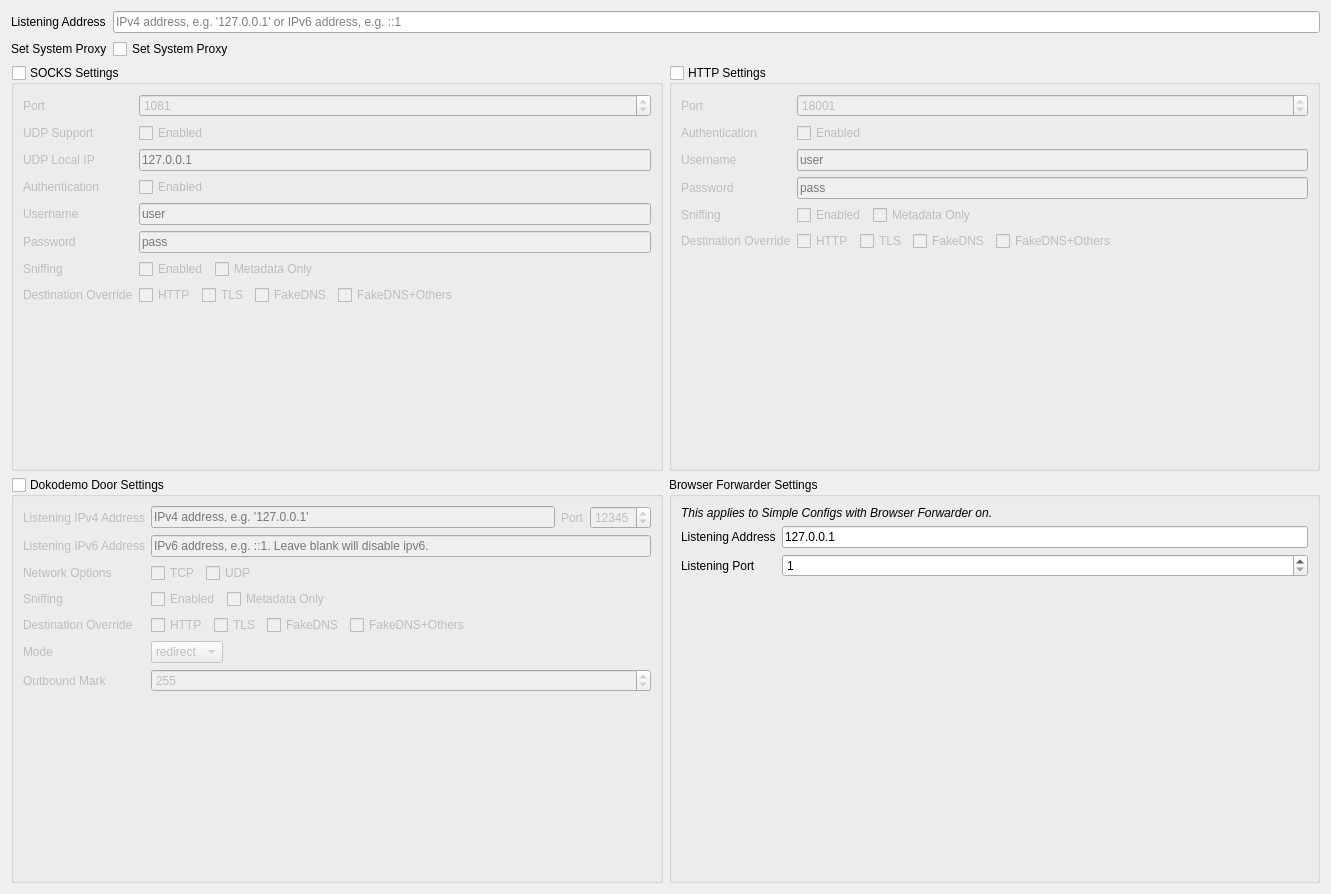
         <widget class="QWidget" name="scrollAreaWidgetContents_2">
          <property name="geometry">
           <rect>
            <x>0</x>
            <y>0</y>
            <width>1331</width>
            <height>894</height>
           </rect>
          </property>
          <layout class="QVBoxLayout" name="verticalLayout_2" stretch="0,1">
           <item>
            <layout class="QFormLayout" name="formLayout_4">
             <item row="0" column="0">
              <widget class="QLabel" name="label_22">
               <property name="text">
                <string>Listening Address</string>
               </property>
               <property name="textFormat">
                <enum>Qt::PlainText</enum>
               </property>
              </widget>
             </item>
             <item row="0" column="1">
              <widget class="QLineEdit" name="listenIPTxt">
               <property name="placeholderText">
                <string>IPv4 address, e.g. '127.0.0.1' or IPv6 address, e.g. ::1</string>
               </property>
              </widget>
             </item>
             <item row="1" column="0">
              <widget class="QLabel" name="label_59">
               <property name="text">
                <string>Set System Proxy</string>
               </property>
               <property name="textFormat">
                <enum>Qt::PlainText</enum>
               </property>
              </widget>
             </item>
             <item row="1" column="1">
              <widget class="QCheckBox" name="setSysProxyCB">
               <property name="text">
                <string>Set System Proxy</string>
               </property>
              </widget>
             </item>
            </layout>
           </item>
           <item>
            <layout class="QGridLayout" name="gridLayout_11">
             <item row="1" column="0">
              <widget class="QGroupBox" name="tproxyGroupBox">
               <property name="title">
                <string>Dokodemo Door Settings</string>
               </property>
               <property name="checkable">
                <bool>true</bool>
               </property>
               <property name="checked">
                <bool>false</bool>
               </property>
               <layout class="QFormLayout" name="formLayout_11">
                <item row="0" column="1">
                 <layout class="QHBoxLayout" name="horizontalLayout_8">
                  <item>
                   <widget class="QLineEdit" name="tproxyListenAddr">
                    <property name="placeholderText">
                     <string>IPv4 address, e.g. '127.0.0.1'</string>
                    </property>
                   </widget>
                  </item>
                  <item>
                   <widget class="QLabel" name="label_77">
                    <property name="text">
                     <string>Port</string>
                    </property>
                   </widget>
                  </item>
                  <item>
                   <widget class="QSpinBox" name="tProxyPort">
                    <property name="minimum">
                     <number>1</number>
                    </property>
                    <property name="maximum">
                     <number>65535</number>
                    </property>
                    <property name="value">
                     <number>12345</number>
                    </property>
                   </widget>
                  </item>
                 </layout>
                </item>
                <item row="2" column="0">
                 <widget class="QLabel" name="label_72">
                  <property name="text">
                   <string>Network Options</string>
                  </property>
                  <property name="textFormat">
                   <enum>Qt::PlainText</enum>
                  </property>
                 </widget>
                </item>
                <item row="2" column="1">
                 <layout class="QHBoxLayout" name="horizontalLayout">
                  <item>
                   <widget class="QCheckBox" name="tproxyEnableTCP">
                    <property name="text">
                     <string>TCP</string>
                    </property>
                   </widget>
                  </item>
                  <item>
                   <widget class="QCheckBox" name="tproxyEnableUDP">
                    <property name="text">
                     <string>UDP</string>
                    </property>
                   </widget>
                  </item>
                  <item>
                   <spacer name="horizontalSpacer_2">
                    <property name="orientation">
                     <enum>Qt::Horizontal</enum>
                    </property>
                    <property name="sizeHint" stdset="0">
                     <size>
                      <width>40</width>
                      <height>20</height>
                     </size>
                    </property>
                   </spacer>
                  </item>
                 </layout>
                </item>
                <item row="4" column="0">
                 <widget class="QLabel" name="label_93">
                  <property name="text">
                   <string>Destination Override</string>
                  </property>
                  <property name="textFormat">
                   <enum>Qt::PlainText</enum>
                  </property>
                 </widget>
                </item>
                <item row="4" column="1">
                 <layout class="QHBoxLayout" name="horizontalLayout_14">
                  <item>
                   <widget class="QCheckBox" name="tproxyOverrideHTTPCB">
                    <property name="text">
                     <string>HTTP</string>
                    </property>
                   </widget>
                  </item>
                  <item>
                   <widget class="QCheckBox" name="tproxyOverrideTLSCB">
                    <property name="text">
                     <string>TLS</string>
                    </property>
                   </widget>
                  </item>
                  <item>
                   <widget class="QCheckBox" name="tproxyOverrideFakeDNSCB">
                    <property name="text">
                     <string>FakeDNS</string>
                    </property>
                   </widget>
                  </item>
                  <item>
                   <widget class="QCheckBox" name="tproxyOverrideFakeDNSOthersCB">
                    <property name="text">
                     <string>FakeDNS+Others</string>
                    </property>
                   </widget>
                  </item>
                  <item>
                   <spacer name="horizontalSpacer_3">
                    <property name="orientation">
                     <enum>Qt::Horizontal</enum>
                    </property>
                    <property name="sizeHint" stdset="0">
                     <size>
                      <width>40</width>
                      <height>20</height>
                     </size>
                    </property>
                   </spacer>
                  </item>
                 </layout>
                </item>
                <item row="5" column="0">
                 <widget class="QLabel" name="label_78">
                  <property name="text">
                   <string>Mode</string>
                  </property>
                  <property name="textFormat">
                   <enum>Qt::PlainText</enum>
                  </property>
                 </widget>
                </item>
                <item row="5" column="1">
                 <widget class="QComboBox" name="tproxyMode">
                  <property name="sizePolicy">
                   <sizepolicy hsizetype="Fixed" vsizetype="Fixed">
                    <horstretch>0</horstretch>
                    <verstretch>0</verstretch>
                   </sizepolicy>
                  </property>
                  <item>
                   <property name="text">
                    <string notr="true">redirect</string>
                   </property>
                  </item>
                  <item>
                   <property name="text">
                    <string notr="true">tproxy</string>
                   </property>
                  </item>
                 </widget>
                </item>
                <item row="6" column="0">
                 <widget class="QLabel" name="label_79">
                  <property name="text">
                   <string>Outbound Mark</string>
                  </property>
                  <property name="textFormat">
                   <enum>Qt::PlainText</enum>
                  </property>
                 </widget>
                </item>
                <item row="6" column="1">
                 <widget class="QSpinBox" name="outboundMark">
                  <property name="minimum">
                   <number>0</number>
                  </property>
                  <property name="maximum">
                   <number>65535</number>
                  </property>
                  <property name="value">
                   <number>255</number>
                  </property>
                 </widget>
                </item>
                <item row="0" column="0">
                 <widget class="QLabel" name="label_73">
                  <property name="text">
                   <string>Listening IPv4 Address</string>
                  </property>
                  <property name="textFormat">
                   <enum>Qt::PlainText</enum>
                  </property>
                 </widget>
                </item>
                <item row="1" column="0">
                 <widget class="QLabel" name="label_90">
                  <property name="text">
                   <string>Listening IPv6 Address</string>
                  </property>
                  <property name="textFormat">
                   <enum>Qt::PlainText</enum>
                  </property>
                 </widget>
                </item>
                <item row="1" column="1">
                 <widget class="QLineEdit" name="tproxyListenV6Addr">
                  <property name="toolTip">
                   <string/>
                  </property>
                  <property name="text">
                   <string/>
                  </property>
                  <property name="placeholderText">
                   <string>IPv6 address, e.g. ::1. Leave blank will disable ipv6.</string>
                  </property>
                 </widget>
                </item>
                <item row="3" column="0">
                 <widget class="QLabel" name="label_18">
                  <property name="text">
                   <string>Sniffing</string>
                  </property>
                 </widget>
                </item>
                <item row="3" column="1">
                 <layout class="QHBoxLayout" name="horizontalLayout_17">
                  <item>
                   <widget class="QCheckBox" name="tproxySniffingCB">
                    <property name="text">
                     <string>Enabled</string>
                    </property>
                   </widget>
                  </item>
                  <item>
                   <widget class="QCheckBox" name="tproxySniffingMetadataOnlyCB">
                    <property name="text">
                     <string>Metadata Only</string>
                    </property>
                   </widget>
                  </item>
                  <item>
                   <spacer name="horizontalSpacer_4">
                    <property name="orientation">
                     <enum>Qt::Horizontal</enum>
                    </property>
                    <property name="sizeHint" stdset="0">
                     <size>
                      <width>40</width>
                      <height>20</height>
                     </size>
                    </property>
                   </spacer>
                  </item>
                 </layout>
                </item>
               </layout>
              </widget>
             </item>
             <item row="0" column="0">
              <widget class="QGroupBox" name="socksGroupBox">
               <property name="title">
                <string>SOCKS Settings</string>
               </property>
               <property name="checkable">
                <bool>true</bool>
               </property>
               <property name="checked">
                <bool>false</bool>
               </property>
               <layout class="QFormLayout" name="formLayout_7">
                <item row="0" column="0">
                 <widget class="QLabel" name="label_4">
                  <property name="text">
                   <string>Port</string>
                  </property>
                  <property name="textFormat">
                   <enum>Qt::PlainText</enum>
                  </property>
                 </widget>
                </item>
                <item row="0" column="1">
                 <widget class="QSpinBox" name="socksPortLE">
                  <property name="minimum">
                   <number>1</number>
                  </property>
                  <property name="maximum">
                   <number>65535</number>
                  </property>
                  <property name="value">
                   <number>1081</number>
                  </property>
                 </widget>
                </item>
                <item row="1" column="0">
                 <widget class="QLabel" name="label_14">
                  <property name="text">
                   <string>UDP Support</string>
                  </property>
                  <property name="textFormat">
                   <enum>Qt::PlainText</enum>
                  </property>
                 </widget>
                </item>
                <item row="1" column="1">
                 <widget class="QCheckBox" name="socksUDPCB">
                  <property name="text">
                   <string>Enabled</string>
                  </property>
                 </widget>
                </item>
                <item row="2" column="0">
                 <widget class="QLabel" name="label_25">
                  <property name="text">
                   <string>UDP Local IP</string>
                  </property>
                  <property name="textFormat">
                   <enum>Qt::PlainText</enum>
                  </property>
                 </widget>
                </item>
                <item row="2" column="1">
                 <widget class="QLineEdit" name="socksUDPIP">
                  <property name="placeholderText">
                   <string notr="true">127.0.0.1</string>
                  </property>
                 </widget>
                </item>
                <item row="3" column="0">
                 <widget class="QLabel" name="label_10">
                  <property name="text">
                   <string>Authentication</string>
                  </property>
                  <property name="textFormat">
                   <enum>Qt::PlainText</enum>
                  </property>
                 </widget>
                </item>
                <item row="3" column="1">
                 <widget class="QCheckBox" name="socksAuthCB">
                  <property name="text">
                   <string>Enabled</string>
                  </property>
                 </widget>
                </item>
                <item row="4" column="0">
                 <widget class="QLabel" name="label_11">
                  <property name="text">
                   <string>Username</string>
                  </property>
                  <property name="textFormat">
                   <enum>Qt::PlainText</enum>
                  </property>
                 </widget>
                </item>
                <item row="4" column="1">
                 <widget class="QLineEdit" name="socksAuthUsernameTxt">
                  <property name="placeholderText">
                   <string notr="true">user</string>
                  </property>
                 </widget>
                </item>
                <item row="5" column="0">
                 <widget class="QLabel" name="label_12">
                  <property name="text">
                   <string>Password</string>
                  </property>
                  <property name="textFormat">
                   <enum>Qt::PlainText</enum>
                  </property>
                 </widget>
                </item>
                <item row="5" column="1">
                 <widget class="QLineEdit" name="socksAuthPasswordTxt">
                  <property name="placeholderText">
                   <string notr="true">pass</string>
                  </property>
                 </widget>
                </item>
                <item row="6" column="0">
                 <widget class="QLabel" name="label_87">
                  <property name="text">
                   <string>Sniffing</string>
                  </property>
                  <property name="textFormat">
                   <enum>Qt::PlainText</enum>
                  </property>
                 </widget>
                </item>
                <item row="6" column="1">
                 <layout class="QHBoxLayout" name="horizontalLayout_15">
                  <item>
                   <widget class="QCheckBox" name="socksSniffingCB">
                    <property name="text">
                     <string>Enabled</string>
                    </property>
                   </widget>
                  </item>
                  <item>
                   <widget class="QCheckBox" name="socksSniffingMetadataOnly">
                    <property name="text">
                     <string>Metadata Only</string>
                    </property>
                   </widget>
                  </item>
                  <item>
                   <spacer name="horizontalSpacer_5">
                    <property name="orientation">
                     <enum>Qt::Horizontal</enum>
                    </property>
                    <property name="sizeHint" stdset="0">
                     <size>
                      <width>40</width>
                      <height>20</height>
                     </size>
                    </property>
                   </spacer>
                  </item>
                 </layout>
                </item>
                <item row="7" column="0">
                 <widget class="QLabel" name="label_91">
                  <property name="text">
                   <string>Destination Override</string>
                  </property>
                  <property name="textFormat">
                   <enum>Qt::PlainText</enum>
                  </property>
                 </widget>
                </item>
                <item row="7" column="1">
                 <layout class="QHBoxLayout" name="horizontalLayout_12">
                  <item>
                   <widget class="QCheckBox" name="socksOverrideHTTPCB">
                    <property name="text">
                     <string>HTTP</string>
                    </property>
                   </widget>
                  </item>
                  <item>
                   <widget class="QCheckBox" name="socksOverrideTLSCB">
                    <property name="text">
                     <string>TLS</string>
                    </property>
                   </widget>
                  </item>
                  <item>
                   <widget class="QCheckBox" name="socksOverrideFakeDNSCB">
                    <property name="text">
                     <string>FakeDNS</string>
                    </property>
                   </widget>
                  </item>
                  <item>
                   <widget class="QCheckBox" name="socksOverrideFakeDNSOthersCB">
                    <property name="text">
                     <string>FakeDNS+Others</string>
                    </property>
                   </widget>
                  </item>
                  <item>
                   <spacer name="horizontalSpacer_6">
                    <property name="orientation">
                     <enum>Qt::Horizontal</enum>
                    </property>
                    <property name="sizeHint" stdset="0">
                     <size>
                      <width>40</width>
                      <height>20</height>
                     </size>
                    </property>
                   </spacer>
                  </item>
                 </layout>
                </item>
               </layout>
              </widget>
             </item>
             <item row="0" column="1">
              <widget class="QGroupBox" name="httpGroupBox">
               <property name="title">
                <string>HTTP Settings</string>
               </property>
               <property name="checkable">
                <bool>true</bool>
               </property>
               <property name="checked">
                <bool>false</bool>
               </property>
               <layout class="QFormLayout" name="formLayout_2">
                <item row="0" column="0">
                 <widget class="QLabel" name="label_3">
                  <property name="text">
                   <string>Port</string>
                  </property>
                  <property name="textFormat">
                   <enum>Qt::PlainText</enum>
                  </property>
                 </widget>
                </item>
                <item row="0" column="1">
                 <widget class="QSpinBox" name="httpPortLE">
                  <property name="minimum">
                   <number>1</number>
                  </property>
                  <property name="maximum">
                   <number>65535</number>
                  </property>
                  <property name="value">
                   <number>18001</number>
                  </property>
                 </widget>
                </item>
                <item row="1" column="0">
                 <widget class="QLabel" name="label_9">
                  <property name="text">
                   <string>Authentication</string>
                  </property>
                  <property name="textFormat">
                   <enum>Qt::PlainText</enum>
                  </property>
                 </widget>
                </item>
                <item row="1" column="1">
                 <widget class="QCheckBox" name="httpAuthCB">
                  <property name="text">
                   <string>Enabled</string>
                  </property>
                 </widget>
                </item>
                <item row="2" column="0">
                 <widget class="QLabel" name="label_2">
                  <property name="text">
                   <string>Username</string>
                  </property>
                  <property name="textFormat">
                   <enum>Qt::PlainText</enum>
                  </property>
                 </widget>
                </item>
                <item row="2" column="1">
                 <widget class="QLineEdit" name="httpAuthUsernameTxt">
                  <property name="placeholderText">
                   <string notr="true">user</string>
                  </property>
                 </widget>
                </item>
                <item row="3" column="0">
                 <widget class="QLabel" name="label_13">
                  <property name="text">
                   <string>Password</string>
                  </property>
                  <property name="textFormat">
                   <enum>Qt::PlainText</enum>
                  </property>
                 </widget>
                </item>
                <item row="3" column="1">
                 <widget class="QLineEdit" name="httpAuthPasswordTxt">
                  <property name="placeholderText">
                   <string notr="true">pass</string>
                  </property>
                 </widget>
                </item>
                <item row="4" column="0">
                 <widget class="QLabel" name="label_88">
                  <property name="text">
                   <string>Sniffing</string>
                  </property>
                  <property name="textFormat">
                   <enum>Qt::PlainText</enum>
                  </property>
                 </widget>
                </item>
                <item row="4" column="1">
                 <layout class="QHBoxLayout" name="horizontalLayout_16">
                  <item>
                   <widget class="QCheckBox" name="httpSniffingCB">
                    <property name="text">
                     <string>Enabled</string>
                    </property>
                   </widget>
                  </item>
                  <item>
                   <widget class="QCheckBox" name="httpSniffingMetadataOnly">
                    <property name="text">
                     <string>Metadata Only</string>
                    </property>
                   </widget>
                  </item>
                  <item>
                   <spacer name="horizontalSpacer_7">
                    <property name="orientation">
                     <enum>Qt::Horizontal</enum>
                    </property>
                    <property name="sizeHint" stdset="0">
                     <size>
                      <width>40</width>
                      <height>20</height>
                     </size>
                    </property>
                   </spacer>
                  </item>
                 </layout>
                </item>
                <item row="5" column="0">
                 <widget class="QLabel" name="label_92">
                  <property name="text">
                   <string>Destination Override</string>
                  </property>
                  <property name="textFormat">
                   <enum>Qt::PlainText</enum>
                  </property>
                 </widget>
                </item>
                <item row="5" column="1">
                 <layout class="QHBoxLayout" name="horizontalLayout_13">
                  <item>
                   <widget class="QCheckBox" name="httpOverrideHTTPCB">
                    <property name="text">
                     <string>HTTP</string>
                    </property>
                   </widget>
                  </item>
                  <item>
                   <widget class="QCheckBox" name="httpOverrideTLSCB">
                    <property name="text">
                     <string>TLS</string>
                    </property>
                   </widget>
                  </item>
                  <item>
                   <widget class="QCheckBox" name="httpOverrideFakeDNSCB">
                    <property name="text">
                     <string>FakeDNS</string>
                    </property>
                   </widget>
                  </item>
                  <item>
                   <widget class="QCheckBox" name="httpOverrideFakeDNSOthersCB">
                    <property name="text">
                     <string>FakeDNS+Others</string>
                    </property>
                   </widget>
                  </item>
                  <item>
                   <spacer name="horizontalSpacer_8">
                    <property name="orientation">
                     <enum>Qt::Horizontal</enum>
                    </property>
                    <property name="sizeHint" stdset="0">
                     <size>
                      <width>40</width>
                      <height>20</height>
                     </size>
                    </property>
                   </spacer>
                  </item>
                 </layout>
                </item>
               </layout>
              </widget>
             </item>
             <item row="1" column="1">
              <widget class="QGroupBox" name="groupBox_2">
               <property name="enabled">
                <bool>true</bool>
               </property>
               <property name="title">
                <string>Browser Forwarder Settings</string>
               </property>
               <property name="checkable">
                <bool>false</bool>
               </property>
               <property name="checked">
                <bool>false</bool>
               </property>
               <layout class="QFormLayout" name="formLayout_14">
                <item row="1" column="0">
                 <widget class="QLabel" name="label_42">
                  <property name="text">
                   <string comment="Listening Address for Browser Forwarder">Listening Address</string>
                  </property>
                 </widget>
                </item>
                <item row="1" column="1">
                 <widget class="QLineEdit" name="browserForwarderAddressTxt">
                  <property name="text">
                   <string notr="true">127.0.0.1</string>
                  </property>
                 </widget>
                </item>
                <item row="2" column="0">
                 <widget class="QLabel" name="label_66">
                  <property name="text">
                   <string comment="Listening Port for Browser Forwarder">Listening Port</string>
                  </property>
                 </widget>
                </item>
                <item row="2" column="1">
                 <widget class="QSpinBox" name="browserForwarderPortSB">
                  <property name="minimum">
                   <number>1</number>
                  </property>
                  <property name="maximum">
                   <number>65535</number>
                  </property>
                 </widget>
                </item>
                <item row="0" column="0" colspan="2">
                 <widget class="QLabel" name="label_82">
                  <property name="font">
                   <font>
                    <italic>true</italic>
                   </font>
                  </property>
                  <property name="text">
                   <string>This applies to Simple Configs with Browser Forwarder on.</string>
                  </property>
                 </widget>
                </item>
               </layout>
              </widget>
             </item>
            </layout>
           </item>
          </layout>
         </widget>
